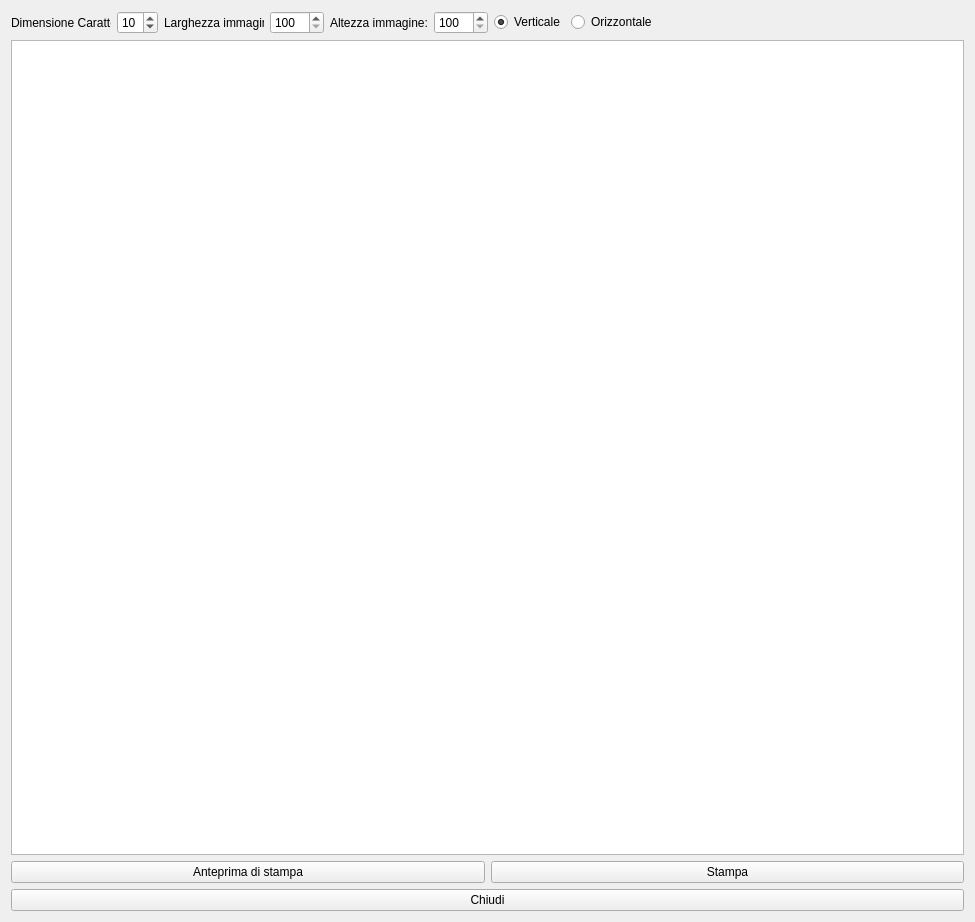
<?xml version="1.0" encoding="UTF-8"?>
<ui version="4.0">
 <class>HPrint</class>
 <widget class="QWidget" name="HPrint">
  <property name="windowModality">
   <enum>Qt::WindowModal</enum>
  </property>
  <property name="geometry">
   <rect>
    <x>0</x>
    <y>0</y>
    <width>975</width>
    <height>922</height>
   </rect>
  </property>
  <property name="sizePolicy">
   <sizepolicy hsizetype="Expanding" vsizetype="Expanding">
    <horstretch>0</horstretch>
    <verstretch>0</verstretch>
   </sizepolicy>
  </property>
  <property name="windowTitle">
   <string>Stampa</string>
  </property>
  <property name="windowIcon">
   <iconset>
    <normaloff>:/Printer-icon.png</normaloff>:/Printer-icon.png</iconset>
  </property>
  <layout class="QVBoxLayout" name="verticalLayout_2">
   <item>
    <layout class="QVBoxLayout" name="verticalLayout">
     <item>
      <layout class="QHBoxLayout" name="horizontalLayout_2">
       <property name="sizeConstraint">
        <enum>QLayout::SetDefaultConstraint</enum>
       </property>
       <item>
        <widget class="QLabel" name="label_3">
         <property name="maximumSize">
          <size>
           <width>100</width>
           <height>16777215</height>
          </size>
         </property>
         <property name="text">
          <string>Dimensione Caratteri:</string>
         </property>
        </widget>
       </item>
       <item>
        <widget class="QSpinBox" name="spCharSize">
         <property name="maximumSize">
          <size>
           <width>50</width>
           <height>16777215</height>
          </size>
         </property>
         <property name="minimum">
          <number>5</number>
         </property>
         <property name="maximum">
          <number>20</number>
         </property>
         <property name="value">
          <number>10</number>
         </property>
        </widget>
       </item>
       <item>
        <widget class="QLabel" name="label">
         <property name="maximumSize">
          <size>
           <width>100</width>
           <height>16777215</height>
          </size>
         </property>
         <property name="text">
          <string>Larghezza immagine:</string>
         </property>
        </widget>
       </item>
       <item>
        <widget class="QSpinBox" name="sbW">
         <property name="maximumSize">
          <size>
           <width>80</width>
           <height>16777215</height>
          </size>
         </property>
         <property name="minimum">
          <number>100</number>
         </property>
         <property name="maximum">
          <number>1000</number>
         </property>
         <property name="singleStep">
          <number>10</number>
         </property>
         <property name="value">
          <number>100</number>
         </property>
        </widget>
       </item>
       <item>
        <widget class="QLabel" name="label_2">
         <property name="maximumSize">
          <size>
           <width>100</width>
           <height>16777215</height>
          </size>
         </property>
         <property name="text">
          <string>Altezza immagine:</string>
         </property>
         <property name="alignment">
          <set>Qt::AlignLeading|Qt::AlignLeft|Qt::AlignVCenter</set>
         </property>
        </widget>
       </item>
       <item>
        <widget class="QSpinBox" name="sbH">
         <property name="maximumSize">
          <size>
           <width>80</width>
           <height>16777215</height>
          </size>
         </property>
         <property name="minimum">
          <number>100</number>
         </property>
         <property name="maximum">
          <number>1000</number>
         </property>
         <property name="singleStep">
          <number>10</number>
         </property>
         <property name="value">
          <number>100</number>
         </property>
        </widget>
       </item>
       <item>
        <widget class="QRadioButton" name="rbPortrait">
         <property name="text">
          <string>Verticale</string>
         </property>
         <property name="checked">
          <bool>true</bool>
         </property>
        </widget>
       </item>
       <item>
        <widget class="QRadioButton" name="rbLandscape">
         <property name="text">
          <string>Orizzontale</string>
         </property>
        </widget>
       </item>
       <item>
        <spacer name="horizontalSpacer">
         <property name="orientation">
          <enum>Qt::Horizontal</enum>
         </property>
         <property name="sizeHint" stdset="0">
          <size>
           <width>40</width>
           <height>20</height>
          </size>
         </property>
        </spacer>
       </item>
      </layout>
     </item>
     <item>
      <widget class="QTextEdit" name="textEdit">
       <property name="sizePolicy">
        <sizepolicy hsizetype="Expanding" vsizetype="Expanding">
         <horstretch>1</horstretch>
         <verstretch>1</verstretch>
        </sizepolicy>
       </property>
       <property name="font">
        <font>
         <pointsize>12</pointsize>
         <stylestrategy>PreferAntialias</stylestrategy>
        </font>
       </property>
       <property name="mouseTracking">
        <bool>false</bool>
       </property>
       <property name="acceptDrops">
        <bool>false</bool>
       </property>
       <property name="readOnly">
        <bool>true</bool>
       </property>
       <property name="html">
        <string>&lt;!DOCTYPE HTML PUBLIC &quot;-//W3C//DTD HTML 4.0//EN&quot; &quot;http://www.w3.org/TR/REC-html40/strict.dtd&quot;&gt;
&lt;html&gt;&lt;head&gt;&lt;meta name=&quot;qrichtext&quot; content=&quot;1&quot; /&gt;&lt;meta charset=&quot;utf-8&quot; /&gt;&lt;style type=&quot;text/css&quot;&gt;
p, li { white-space: pre-wrap; }
&lt;/style&gt;&lt;/head&gt;&lt;body style=&quot; font-family:'Segoe UI'; font-size:12pt; font-weight:400; font-style:normal;&quot;&gt;
&lt;p style=&quot;-qt-paragraph-type:empty; margin-top:0px; margin-bottom:0px; margin-left:0px; margin-right:0px; -qt-block-indent:0; text-indent:0px; font-family:'MS Shell Dlg 2'; font-size:8.25pt;&quot;&gt;&lt;br /&gt;&lt;/p&gt;&lt;/body&gt;&lt;/html&gt;</string>
       </property>
      </widget>
     </item>
     <item>
      <layout class="QHBoxLayout" name="horizontalLayout">
       <item>
        <widget class="QPushButton" name="pbant">
         <property name="text">
          <string>Anteprima di stampa</string>
         </property>
         <property name="icon">
          <iconset resource="icons.qrc">
           <normaloff>:/Resources/Photocamera.PNG</normaloff>:/Resources/Photocamera.PNG</iconset>
         </property>
         <property name="iconSize">
          <size>
           <width>32</width>
           <height>32</height>
          </size>
         </property>
        </widget>
       </item>
       <item>
        <widget class="QPushButton" name="pushButton_2">
         <property name="text">
          <string>Stampa</string>
         </property>
         <property name="icon">
          <iconset resource="icons.qrc">
           <normaloff>:/Resources/Printer-icon.png</normaloff>:/Resources/Printer-icon.png</iconset>
         </property>
         <property name="iconSize">
          <size>
           <width>32</width>
           <height>32</height>
          </size>
         </property>
        </widget>
       </item>
      </layout>
     </item>
     <item>
      <widget class="QPushButton" name="pushButton">
       <property name="text">
        <string>Chiudi</string>
       </property>
       <property name="icon">
        <iconset resource="icons.qrc">
         <normaloff>:/Resources/Actions-window-close-icon.png</normaloff>:/Resources/Actions-window-close-icon.png</iconset>
       </property>
       <property name="iconSize">
        <size>
         <width>21</width>
         <height>32</height>
        </size>
       </property>
      </widget>
     </item>
    </layout>
   </item>
  </layout>
 </widget>
 <resources>
  <include location="icons.qrc"/>
 </resources>
 <connections/>
</ui>
